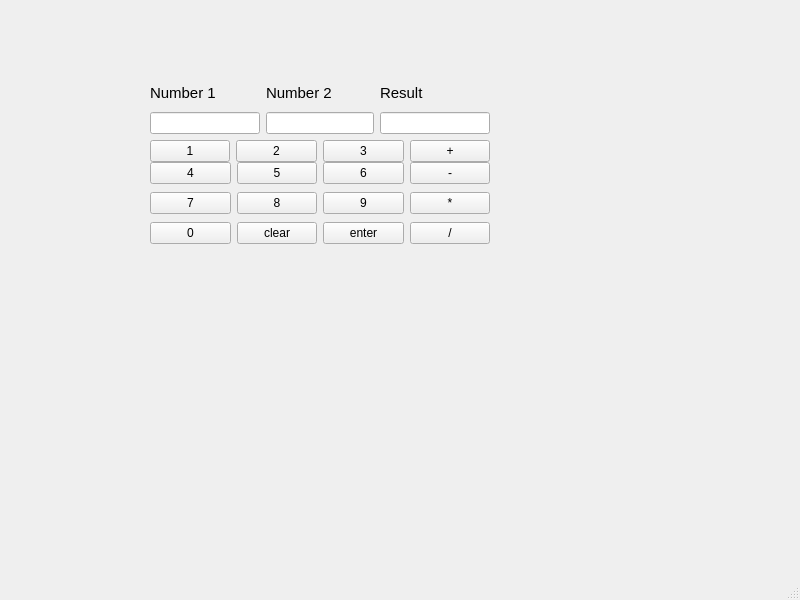
<?xml version="1.0" encoding="UTF-8"?>
<ui version="4.0">
 <class>MainWindow</class>
 <widget class="QMainWindow" name="MainWindow">
  <property name="geometry">
   <rect>
    <x>0</x>
    <y>0</y>
    <width>800</width>
    <height>600</height>
   </rect>
  </property>
  <property name="windowTitle">
   <string>MainWindow</string>
  </property>
  <widget class="QWidget" name="centralwidget">
   <widget class="QWidget" name="">
    <property name="geometry">
     <rect>
      <x>150</x>
      <y>80</y>
      <width>340</width>
      <height>82</height>
     </rect>
    </property>
    <layout class="QGridLayout" name="gridLayout">
     <item row="0" column="0">
      <widget class="QLabel" name="label">
       <property name="font">
        <font>
         <pointsize>11</pointsize>
        </font>
       </property>
       <property name="text">
        <string>Number 1</string>
       </property>
      </widget>
     </item>
     <item row="0" column="2" colspan="2">
      <widget class="QLabel" name="label_2">
       <property name="font">
        <font>
         <pointsize>11</pointsize>
        </font>
       </property>
       <property name="text">
        <string>Number 2</string>
       </property>
      </widget>
     </item>
     <item row="0" column="4" colspan="2">
      <widget class="QLabel" name="label_3">
       <property name="font">
        <font>
         <pointsize>11</pointsize>
        </font>
       </property>
       <property name="text">
        <string>Result</string>
       </property>
      </widget>
     </item>
     <item row="1" column="0" colspan="2">
      <widget class="QLineEdit" name="lineEditNum1"/>
     </item>
     <item row="1" column="2" colspan="2">
      <widget class="QLineEdit" name="lineEditNum2"/>
     </item>
     <item row="1" column="4" colspan="2">
      <widget class="QLineEdit" name="lineEditResult"/>
     </item>
     <item row="2" column="0">
      <widget class="QPushButton" name="btnNumber1">
       <property name="text">
        <string>1</string>
       </property>
      </widget>
     </item>
     <item row="2" column="1" colspan="2">
      <widget class="QPushButton" name="btnNumber2">
       <property name="text">
        <string>2</string>
       </property>
      </widget>
     </item>
     <item row="2" column="3" colspan="2">
      <widget class="QPushButton" name="btnNumber3">
       <property name="text">
        <string>3</string>
       </property>
      </widget>
     </item>
     <item row="2" column="5">
      <widget class="QPushButton" name="btnPlusSign">
       <property name="text">
        <string>+</string>
       </property>
      </widget>
     </item>
    </layout>
   </widget>
   <widget class="QWidget" name="">
    <property name="geometry">
     <rect>
      <x>150</x>
      <y>160</y>
      <width>340</width>
      <height>86</height>
     </rect>
    </property>
    <layout class="QGridLayout" name="gridLayout_2">
     <item row="0" column="0">
      <widget class="QPushButton" name="btnNumber4">
       <property name="text">
        <string>4</string>
       </property>
      </widget>
     </item>
     <item row="0" column="1">
      <widget class="QPushButton" name="btnNumber5">
       <property name="text">
        <string>5</string>
       </property>
      </widget>
     </item>
     <item row="0" column="2">
      <widget class="QPushButton" name="btnNumber6">
       <property name="text">
        <string>6</string>
       </property>
      </widget>
     </item>
     <item row="0" column="3">
      <widget class="QPushButton" name="btnMinusSign">
       <property name="text">
        <string>-</string>
       </property>
      </widget>
     </item>
     <item row="1" column="0">
      <widget class="QPushButton" name="btnNumber7">
       <property name="text">
        <string>7</string>
       </property>
      </widget>
     </item>
     <item row="1" column="1">
      <widget class="QPushButton" name="btnNumber8">
       <property name="text">
        <string>8</string>
       </property>
      </widget>
     </item>
     <item row="1" column="2">
      <widget class="QPushButton" name="btnNumber9">
       <property name="text">
        <string>9</string>
       </property>
      </widget>
     </item>
     <item row="1" column="3">
      <widget class="QPushButton" name="btnMultiplySign">
       <property name="text">
        <string>*</string>
       </property>
      </widget>
     </item>
     <item row="2" column="0">
      <widget class="QPushButton" name="btnNumber0">
       <property name="text">
        <string>0</string>
       </property>
      </widget>
     </item>
     <item row="2" column="1">
      <widget class="QPushButton" name="btnClear">
       <property name="text">
        <string>clear</string>
       </property>
      </widget>
     </item>
     <item row="2" column="2">
      <widget class="QPushButton" name="btnEnter">
       <property name="text">
        <string>enter</string>
       </property>
      </widget>
     </item>
     <item row="2" column="3">
      <widget class="QPushButton" name="btnDivideSign">
       <property name="text">
        <string>/</string>
       </property>
      </widget>
     </item>
    </layout>
   </widget>
  </widget>
  <widget class="QMenuBar" name="menubar">
   <property name="geometry">
    <rect>
     <x>0</x>
     <y>0</y>
     <width>800</width>
     <height>21</height>
    </rect>
   </property>
  </widget>
  <widget class="QStatusBar" name="statusbar"/>
 </widget>
 <resources/>
 <connections/>
</ui>
